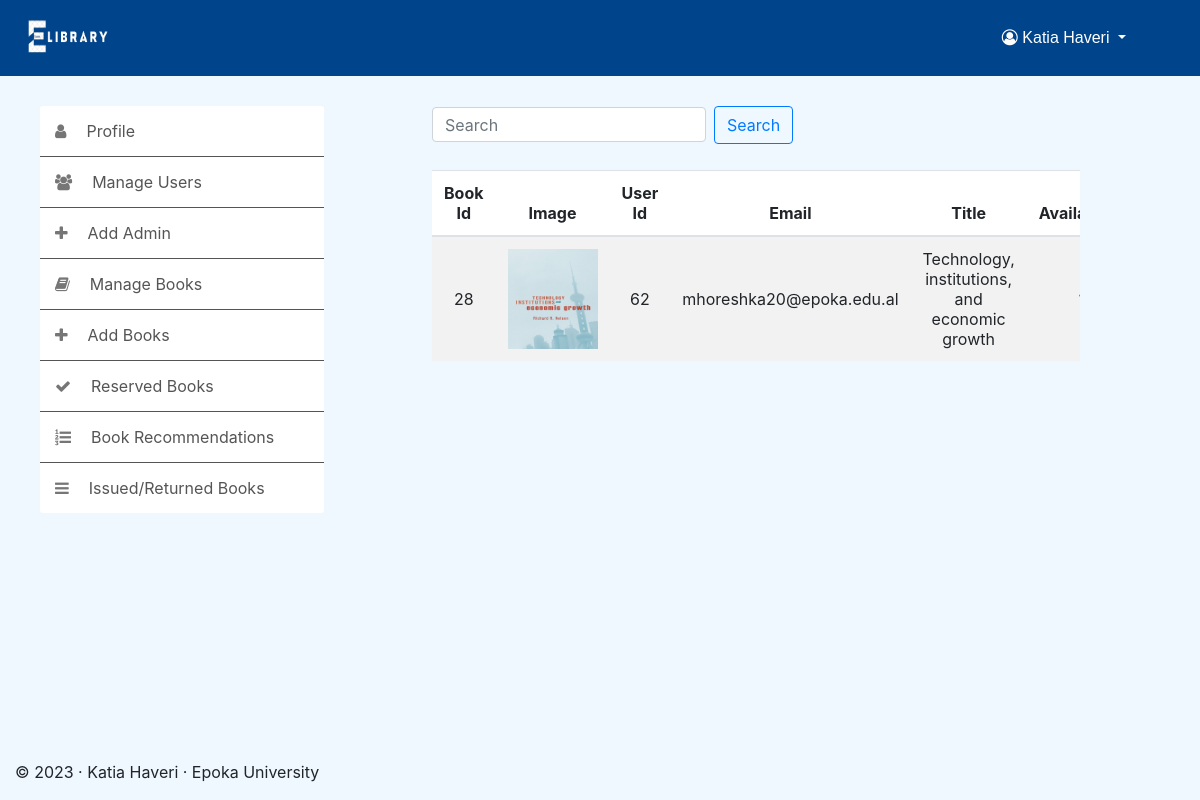
Page /admin/issuedbooks.php (signed in) on the committed database.
### tables this page shows
CREATE TABLE `issuedbooks` (
  `id` int(11) NOT NULL,
  `bid` int(11) NOT NULL,
  `uid` int(11) NOT NULL,
  `dates` date DEFAULT NULL,
  `due` date DEFAULT NULL,
  `returns` date DEFAULT NULL
);

CREATE TABLE `books` (
  `bid` int(11) NOT NULL,
  `title` varchar(200) NOT NULL,
  `image` varchar(1000) NOT NULL,
  `author` varchar(200) NOT NULL,
  `publisher` varchar(50) NOT NULL,
  `description` text NOT NULL,
  `availability` int(11) NOT NULL,
  `year` int(11) NOT NULL,
  `category` varchar(50) NOT NULL,
  `date` date NOT NULL DEFAULT current_timestamp()
);

CREATE TABLE `users` (
  `id` int(12) NOT NULL,
  `firstname` varchar(50) NOT NULL,
  `lastname` varchar(50) NOT NULL,
  `type` varchar(50) NOT NULL,
  `phoneno` varchar(50) NOT NULL,
  `email` varchar(50) NOT NULL,
  `password` varchar(50) NOT NULL
);

### admin/issuedbooks.php (the view, shortened to what this page needs)
<html>
<head>
    <link rel="stylesheet" href="https://cdn.jsdelivr.net/npm/bootstrap@4.0.0/dist/css/bootstrap.min.css"
>
    <link rel="stylesheet" href="https://cdnjs.cloudflare.com/ajax/libs/font-awesome/4.7.0/css/font-awesome.min.css">
    <link rel="stylesheet" href="/project/style/style.css" />
</head>
<?php
if (isset($_SESSION['type']) &($_SESSION['type']=='admin' || $_SESSION['type']=='Simpleadmin')) {
?>
<html>
<body style="background-image: url(image/bg.png)">
    <?php
    include '/Applications/XAMPP/xamppfiles/htdocs/project/nav.php';
    require('/Applications/XAMPP/xamppfiles/htdocs/project/db.php');
    ?>
    <div class="wrapper">
        <div class="container">
            <div class="row">
                <?php
                require '/Applications/XAMPP/xamppfiles/htdocs/project/menu.php';
                ?>
                <div class="seearch">
                    <nav class="navbar navbar-light center">
                        <form class="form-inline" method="POST">
                            <input class="form-control mr-sm-2" type="search" placeholder="Search" name="search"
                                aria-label="Search">
                            <button class="btn btn-outline-primary my-2 my-sm-0" type="submit"
                                name="seearch">Search</button>
                        </form>
                    </nav>
                    <?php
                    if (isset($_POST['seearch'])) {
                        $s = $_POST['search'];
                       $sql = "SELECT * from issuedbooks i,books b, users u where i.bid=b.bid and i.uid=u.id and ( i.bid='$s'or u.id='$s' or b.title like '%$s%' or u.email like '%$s%')";
                    } else
                        $sql = "SELECT * from issuedbooks i,books b, users u where i.bid=b.bid and i.uid=u.id ";
                    $result = mysqli_query($con, $sql);
                    $crow = mysqli_num_rows($result);
                    if (!$crow)
                        echo "<br><center><h2><b><i>No Results</i></b></h2></center>";
                    else {
                        ?>
                        <div class="over">
                            <table class="table table-striped bg-white center" style="width:100%; ">
                                <thead>
                                    <tr>
                                        <th scope="col">Book Id</th>
                                        <th scope="col">Image</th>
                                        <th scope="col">User Id</th>
                                        <th scope="col">Email</th>
                                        <th scope="col">Title</th>
                                        <th scope="col">Availability</th>
                                    </tr>
                                </thead>
                                <tbody>
                                    <?php
                                    while ($row = mysqli_fetch_array($result)) {
                                        $id = $row['bid'];
                                        $user = $row['id'];
                                        $email = $row['email'];
                                        $image = $row['image'];
                                        $title = $row['title'];
                                        ?>
                                        <tr>
                                            <td>
                                                <?php echo $id ?>
                                            </td>
                                            <td><img src=<?php echo "/project/images/$image" ?> width='90px' height='100px'></td>
                                            <td>
                                                <?php echo $user ?>
                                            </td>
                                            <td>
                                                <?php echo $email ?>
                                            </td>
                                            <td>
                                                <?php echo $title ?>
                                            </td>
                                            <td>
                                            </td>
                                        </tr>
                                        <?php
                                    }
                                    ?>
                                </tbody>
                            </table>
                        </div>
                    </div>
                </div>
            </div>
        </div>
        <?php
        require '/Applications/XAMPP/xamppfiles/htdocs/project/footer.php';
        ?>
    </body>
    <?php
                    }
                    ?>
</html>
<?php
 }else{
    header("Location:/project/login.php");
 }
 ?>

### style/style.css (style rules this page uses)
body { background-color: aliceblue !important; min-height: 100vh; display: flex; flex-direction: column; }
.form-control { margin-bottom: 3%; height: 35px; width: 100%; }
.wrapper { padding: 30px 0; }
.row .table { margin: auto; width: 50%; }
.seearch { width: 60%; }
.seearch .navbar { padding: 0px 0px; }
.container { margin-left: 0; max-width: 90%; }
.over { overflow-x: auto; overflow-y: auto; }
@media (min-width: 1000px) { .container { margin-left: 0; } }

### admin/issuedbooks.php (style rules this page uses)
.mb-sm-0, .my-sm-0 { margin-bottom: 10px !important; }
th { text-align: center; }
td { text-align: center !important; vertical-align: middle !important; }

### rows in the picture
issuedbooks: bid.bid "28", bid.image (picture), uid "62", uid.email "mhoreshka20@epoka.edu.al", bid.title "Technology, institutions, and economic growth"

### other values in the picture
$_SESSION['firstname'] "Katia"
$_SESSION['lastname'] "Haveri"
